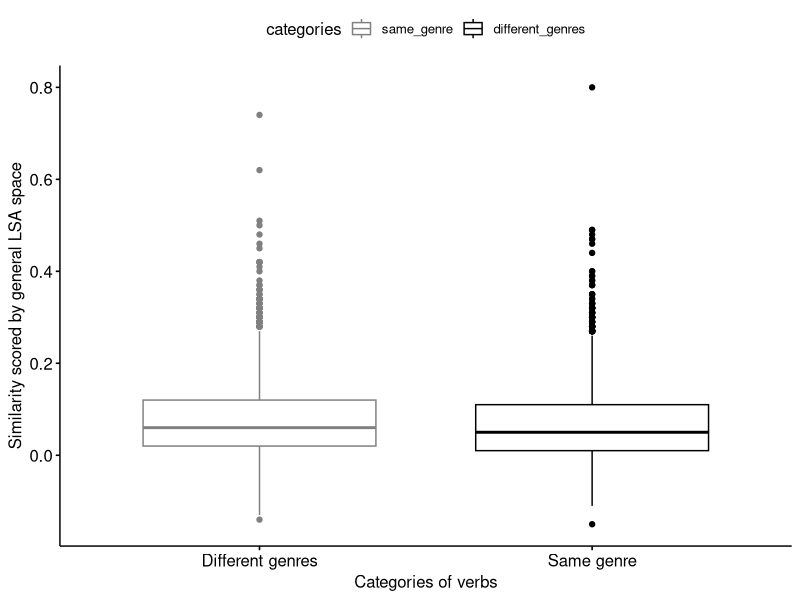

This chart was generated by the following R code:
library(dplyr)
library(stats)
library(ggpubr)
library(psych)

# LOAD THE DATA
raw_long <- read.csv("exp_result_verbs_long.csv")
View(raw_long)
# The data looks like this
#       categories        similarity_score
# 1     same_genre        0.02
# 2     same_genre        0.02
# 3     same_genre        0.08
# ....
# 2451  different_genres  0.02
# 2452  different_genres  0.03
# 2453  different_genres  -0.02

raw_wide <- read.csv("exp_result_verbs_wide.csv")
View(raw_wide)
# The data looks like this
#   measurement same_genre different_genres
# 1 similarity  0.02        0.02
# 2 similarity  0.02        0.03
# 3 similarity  0.08        -0.02
# ...

# The two dataframes are fundamentally the same, just different format

# ------------------------------------------------------
# SUMMARY OF DATA
group_by(raw_long, categories) %>%
  summarise(
    count = n(),
    median = median(similarity_score, na.rm = TRUE),
    IQR = IQR(similarity_score, na.rm = TRUE)
  )
# output:
# A tibble: 2 x 4
#   categories       count median   IQR
#   <fct>            <int>  <dbl> <dbl>
# 1 different_genres  2500   0.05  0.1 
# 2 same_genre        2450   0.06  0.10

describeBy(raw_long, "categories")
# output:
#  Descriptive statistics by group 
# group: different_genres
# vars    n mean   sd median trimmed  mad   min max range skew kurtosis se
# categories*         1 2500 1.00 0.00   1.00    1.00 0.00  1.00 1.0  0.00  NaN      NaN  0
# similarity_score    2 2500 0.07 0.08   0.05    0.06 0.06 -0.15 0.8  0.95 1.49     4.41  0
# --------------------------------------------------------------------------------- 
# group: same_genre
# vars    n mean   sd median trimmed  mad   min  max range skew kurtosis se
# categories*         1 2450 2.00 0.00   2.00    2.00 0.00  2.00 2.00  0.00  NaN      NaN  0
# similarity_score    2 2450 0.07 0.09   0.06    0.06 0.07 -0.14 0.74  0.88  1.4     3.85  0

# ------------------------------------------------------
# CREATE BOX-PLOTS
ggboxplot(raw_long, x = "categories", y = "similarity_score", color = "categories", palette = c("#808080", "#000000"),
          ylab = "Similarity scored by general LSA space", xlab = "Categories of verbs") + 
scale_x_discrete(labels = c('Different genres','Same genre'))


# ------------------------------------------------------
# Perform Unpaired Two-Samples Wilcoxon Test
test_verb <- wilcox.test(raw_wide$same_genre, raw_wide$different_genres, na.rm = TRUE, alternative = "two.sided")
test_verb
# output:
# 	Wilcoxon rank sum test with continuity correction
# data:  raw_wide$same_genre and raw_wide$different_genres
# W = 3140100, p-value = 0.1223
# alternative hypothesis: true location shift is not equal to 0

# References:
# http://www.sthda.com/english/wiki/unpaired-two-samples-wilcoxon-test-in-r
# https://www.stat.auckland.ac.nz/~wild/ChanceEnc/Ch10.wilcoxon.pdf 
# https://stats.idre.ucla.edu/spss/whatstat/what-statistical-analysis-should-i-usestatistical-analyses-using-spss/
# http://www.sthda.com/english/wiki/paired-samples-t-test-in-r
